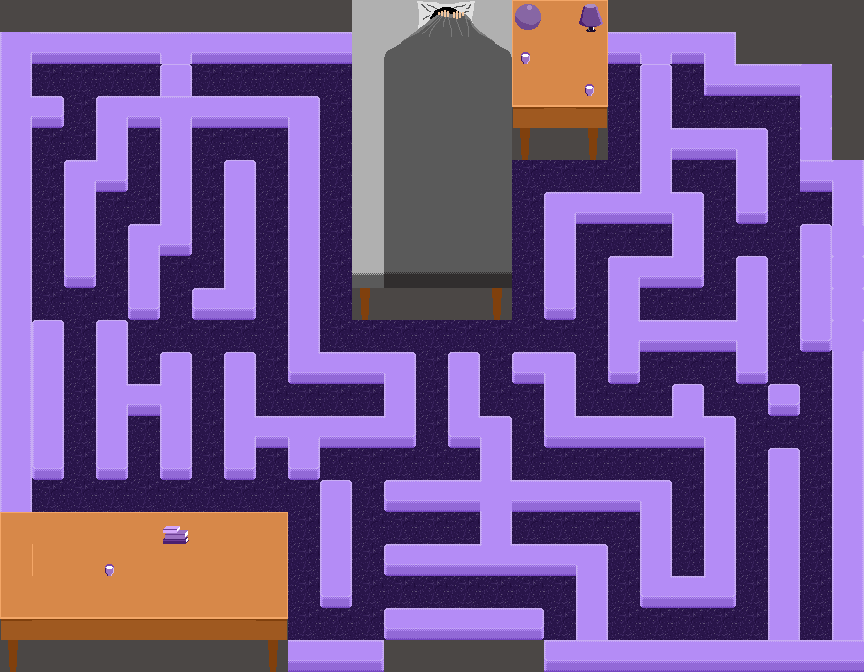

Rendered tile map (Tiled .tmx) drawn with the repository's tilesets; below, a short description and the map source with its tile grids summarised:
An orthogonal 27x21 tile map with 32x32 px tiles, 6 tile layers (floor, walls, outer, Details 1, ...), 1 hidden layer not drawn, 2 tilesets and 4 objects (baku, spirit1, spirit2, spirit3).

<map version="1.0" tiledversion="1.1.6" orientation="orthogonal" renderorder="right-down" width="27" height="21" tilewidth="32" tileheight="32" infinite="0" nextobjectid="5">
 <tileset firstgid="1" source="tileset.tsx" />
 <tileset firstgid="37" source="Bed tiles.tsx" />
 <objectgroup name="entities" visible="0">
  <object id="1" name="baku" x="35" y="134" width="25" height="23" />
  <object id="2" name="spirit1" x="421" y="324" width="17" height="17" />
  <object id="3" name="spirit2" x="703.934" y="168.817" width="23.8892" height="19.1113" />
  <object id="4" name="spirit3" x="614.748" y="560.599" width="20.7039" height="12.7409" />
 </objectgroup>
 <layer name="floor" width="27" height="21" opacity="0.48">
  <data>[567 cells, 475 non-empty, 1 distinct tile ids]</data>
 </layer>
 <layer name="safety" width="27" height="21" visible="0">
  <data>[567 cells, 264 non-empty, 1 distinct tile ids]</data>
 </layer>
 <layer name="walls" width="27" height="21">
  <data>[567 cells, 260 non-empty, 28 distinct tile ids]</data>
 </layer>
 <layer name="outer" width="27" height="21">
  <data>[567 cells, 106 non-empty, 15 distinct tile ids]</data>
 </layer>
 <layer name="Details 1" width="27" height="21">
  <data>[567 cells, 46 non-empty, 5 distinct tile ids]</data>
 </layer>
 <layer name="Details 2" width="27" height="21">
  <data>[567 cells, 12 non-empty, 12 distinct tile ids]</data>
 </layer>
 <layer name="Details 3" width="27" height="21">
  <data>[567 cells, 85 non-empty, 22 distinct tile ids]</data>
 </layer>
</map>
